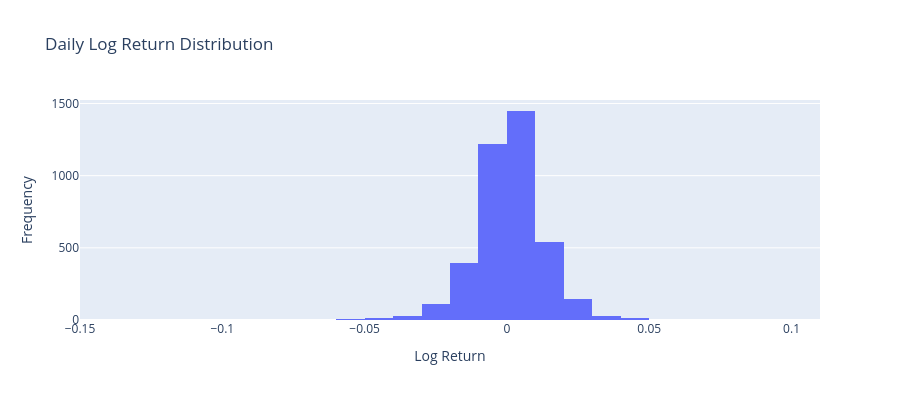

The cell this chart's notebook holds for it:
### Markdown cell above
## Daily Returns Distribution

### Code cell
fig = go.Figure()

fig.add_trace(go.Histogram(x=wf_df['log_return'], name='Daily Returns', nbinsx=50, marker_color='#636EFA'))

fig.update_layout(
    title="Daily Log Return Distribution",
    xaxis_title="Log Return",
    yaxis_title="Frequency",
    height=400
)
fig.show()

print(f"Return Stats:")
print(f"  Mean: {wf_df['log_return'].mean():.4f}")
print(f"  Std:  {wf_df['log_return'].std():.4f}")
print(f"  Min:  {wf_df['log_return'].min():.4f}")
print(f"  Max:  {wf_df['log_return'].max():.4f}")

### Figure 1 — Plotly figure (JSON) as saved in the notebook; plotly's stock layout.template omitted (floating-point values rounded to 4 significant figures; data arrays with more than 128 entries replaced by an {"elided": "..."} marker saying what was removed)
{"data": [{"marker": {"color": "#636EFA"}, "name": "Daily Returns", "nbinsx": 50, "type": "histogram", "x": {"elided": "3965 float values"}}], "layout": {"height": 400, "title": {"text": "Daily Log Return Distribution"}, "xaxis": {"title": {"text": "Log Return"}}, "yaxis": {"title": {"text": "Frequency"}}}}
